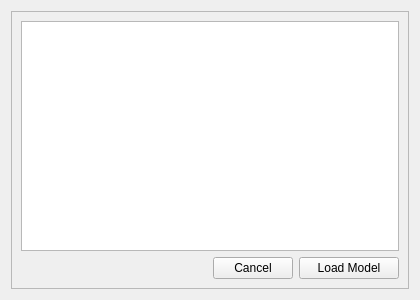
<?xml version="1.0" encoding="UTF-8"?>
<ui version="4.0">
 <class>ModelSelector</class>
 <widget class="QWidget" name="ModelSelector">
  <property name="geometry">
   <rect>
    <x>0</x>
    <y>0</y>
    <width>420</width>
    <height>300</height>
   </rect>
  </property>
  <property name="sizePolicy">
   <sizepolicy hsizetype="Fixed" vsizetype="Preferred">
    <horstretch>0</horstretch>
    <verstretch>0</verstretch>
   </sizepolicy>
  </property>
  <property name="maximumSize">
   <size>
    <width>420</width>
    <height>16777215</height>
   </size>
  </property>
  <property name="windowTitle">
   <string>Select Model</string>
  </property>
  <layout class="QGridLayout" name="gridLayout_2">
   <item row="0" column="0">
    <widget class="QFrame" name="frame">
     <property name="sizePolicy">
      <sizepolicy hsizetype="Expanding" vsizetype="Expanding">
       <horstretch>0</horstretch>
       <verstretch>0</verstretch>
      </sizepolicy>
     </property>
     <property name="frameShape">
      <enum>QFrame::StyledPanel</enum>
     </property>
     <property name="frameShadow">
      <enum>QFrame::Raised</enum>
     </property>
     <layout class="QGridLayout" name="gridLayout">
      <item row="0" column="0">
       <widget class="QTreeWidget" name="modelTree">
        <property name="sizePolicy">
         <sizepolicy hsizetype="Expanding" vsizetype="Expanding">
          <horstretch>0</horstretch>
          <verstretch>0</verstretch>
         </sizepolicy>
        </property>
        <attribute name="headerVisible">
         <bool>false</bool>
        </attribute>
        <column>
         <property name="text">
          <string notr="true">1</string>
         </property>
        </column>
       </widget>
      </item>
      <item row="1" column="0">
       <layout class="QHBoxLayout" name="horizontalLayout">
        <item>
         <widget class="QLabel" name="lblSelection">
          <property name="text">
           <string/>
          </property>
         </widget>
        </item>
        <item>
         <spacer name="horizontalSpacer">
          <property name="orientation">
           <enum>Qt::Horizontal</enum>
          </property>
          <property name="sizeHint" stdset="0">
           <size>
            <width>40</width>
            <height>20</height>
           </size>
          </property>
         </spacer>
        </item>
        <item>
         <widget class="QPushButton" name="cmdCancel">
          <property name="minimumSize">
           <size>
            <width>75</width>
            <height>0</height>
           </size>
          </property>
          <property name="text">
           <string>Cancel</string>
          </property>
         </widget>
        </item>
        <item>
         <widget class="QPushButton" name="cmdLoadModel">
          <property name="minimumSize">
           <size>
            <width>100</width>
            <height>0</height>
           </size>
          </property>
          <property name="text">
           <string>Load Model</string>
          </property>
         </widget>
        </item>
       </layout>
      </item>
     </layout>
    </widget>
   </item>
  </layout>
 </widget>
 <resources/>
 <connections/>
</ui>
